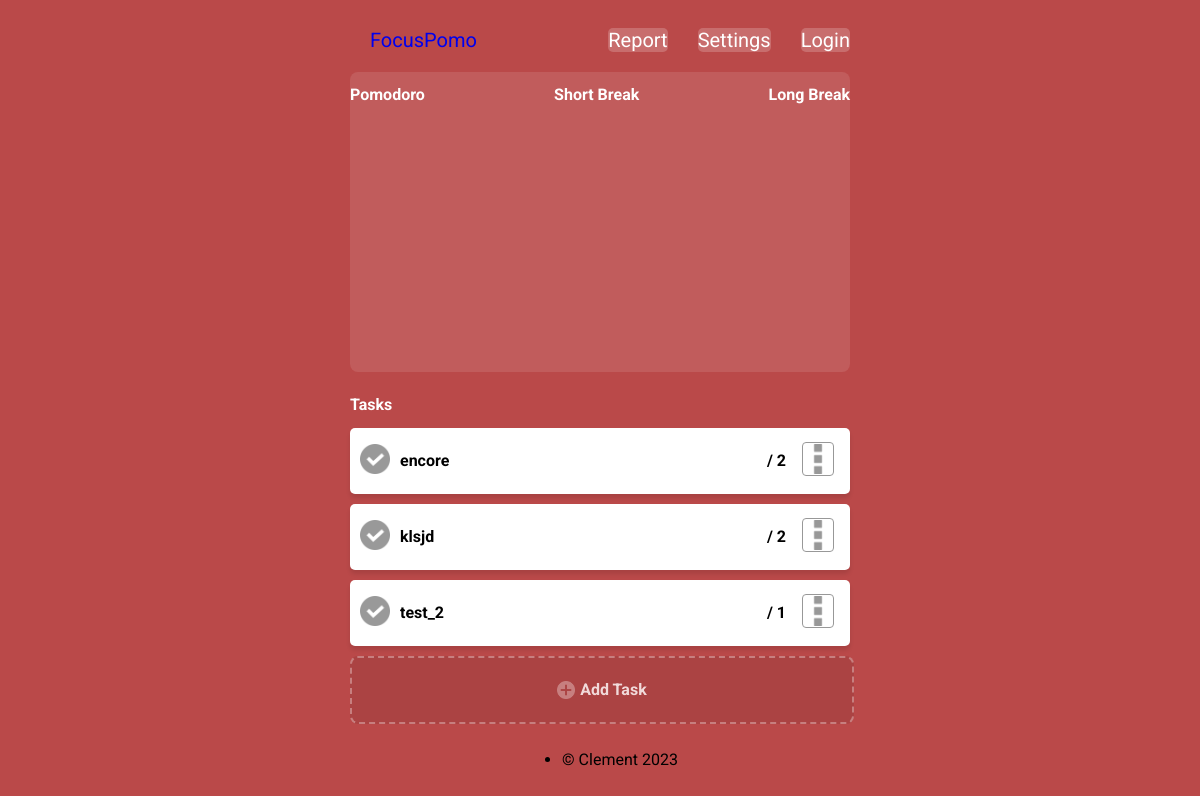
The app's page /, older data.
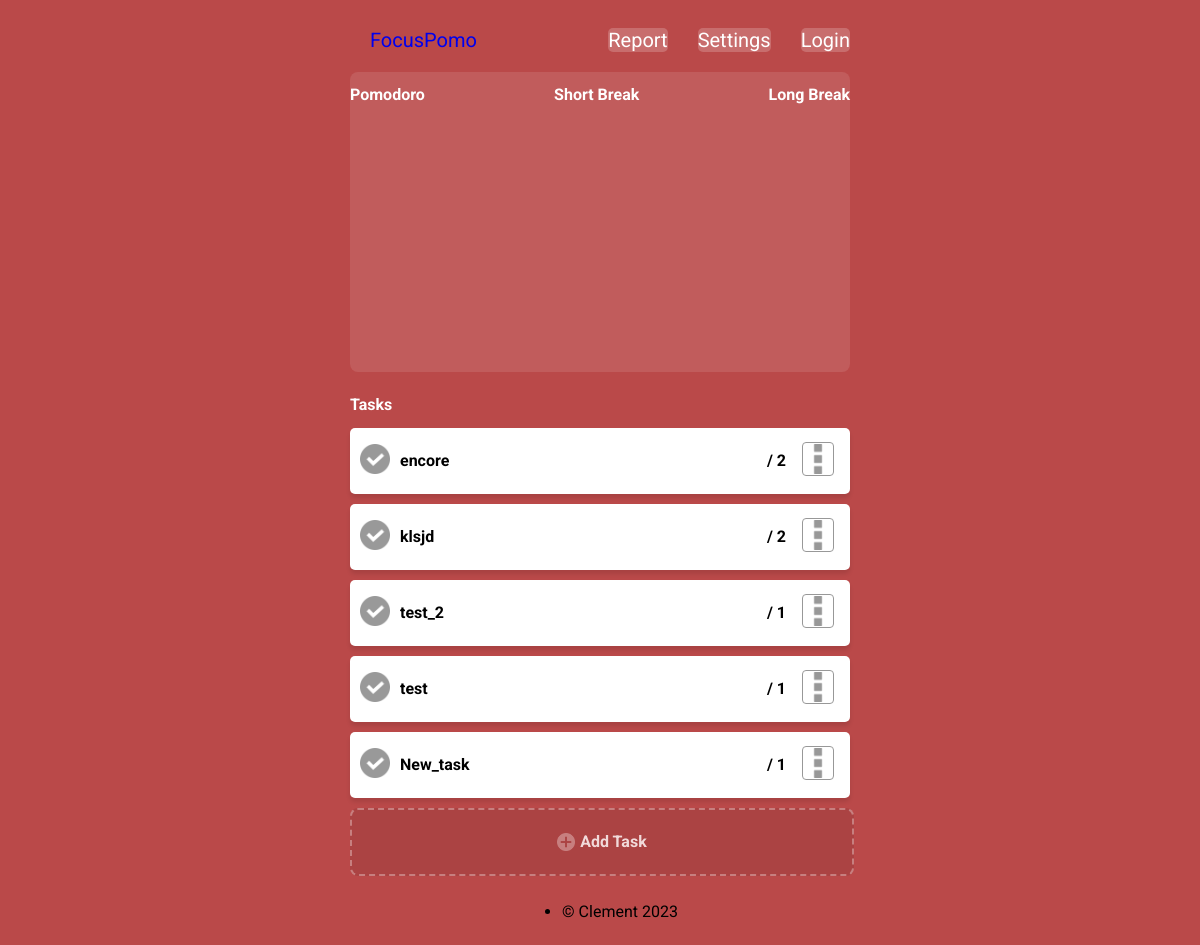
The same page, newer data.
### tasks/models.py (models this page shows)
class Task(models.Model):
    user_email = models.ForeignKey(CustomUser, blank=True, null=True, on_delete=models.CASCADE)
    title = models.CharField(max_length=150)
    note = models.TextField(blank=True, null=True)
    rounds = models.IntegerField()
    time = models.DateTimeField(default=timezone.now)

### focus_pomo/views.py (the view, shortened to what this page needs)
# urls.py: path('', views.Index.as_view(), name='index'),
class Index(FormView, TemplateView):
    template_name = 'index.html'
    success_url = reverse_lazy('index')
    def get(self, request, *args, **kwargs):
        form = TaskForm()
        return self.render_to_response(self.get_context_data(form=form))
    def get_context_data(self, **kwargs: Any) -> Dict[str, Any]:
        context = super().get_context_data(**kwargs)
        context['tasks'] = Task.objects.all()
        return context

### templates/index.html (shortened to what this page needs)
{% extends "base.html" %}
{% load django_bootstrap5 %}
{% load static %}
{% block body_block %}
    <ul class="header">
        <div class="brand">
            <a href="#" style="text-decoration:none">
                <li>FocusPomo</li>
            </a>
        </div>
        <div class="settings">
            <a href="#" class="tab" style="text-decoration:none">
                <li>Report</li>
            </a>
            <a href="#" class="tab" style="text-decoration:none">
                <li>Settings</li>
            </a>
            {% if user.is_authenticated %}
                <a href="{% url 'accounts:logout' %}" class="tab" style="text-decoration:none">
                    <li>Logout</li>
                </a>
            {% else %}
                <a href="{% url 'accounts:login' %}" class="tab" style="text-decoration:none">
                    <li>Login</li>
                </a>
            {% endif %}
        </div>
    </ul>
    <div class="screen">
        <div class="selection">
            <h2>Pomodoro</h2>
            <h2>Short Break</h2>
            <h2>Long Break</h2>
        </div>
    </div>
    <div class="task">
        <h2>Tasks</h2>
        {% for task in tasks %}
        <div class="card" id="card{{ task.id }}">
            <div class="title">
                <p><img src="static\images\check.png" alt="option icon" class="check"></p>
                <p class="text">{{task.title}}</p>
            </div>
            <div class="settings">
                <p class="text">/ {{task.rounds}}</p>
                <button class='none' onclick="openModal('{{ task.id }}')">
                    <img src="static\images\button-of-three-vertical-squares.png" alt="option icon" class="dots">
                </button>
            </div>
        </div>
         {% endfor %}
         <div class="add_task" onclick="openForm()">
            <img src="static\images\plus (1).png" alt="add icon" class="plus">
            <p>Add Task</p>
        </div>
    </div>
{% endblock body_block %}

Row changes from the older to the newer data that the page shows:
added Task: title "test", rounds "1"
added Task: title "New_task", rounds "1"
